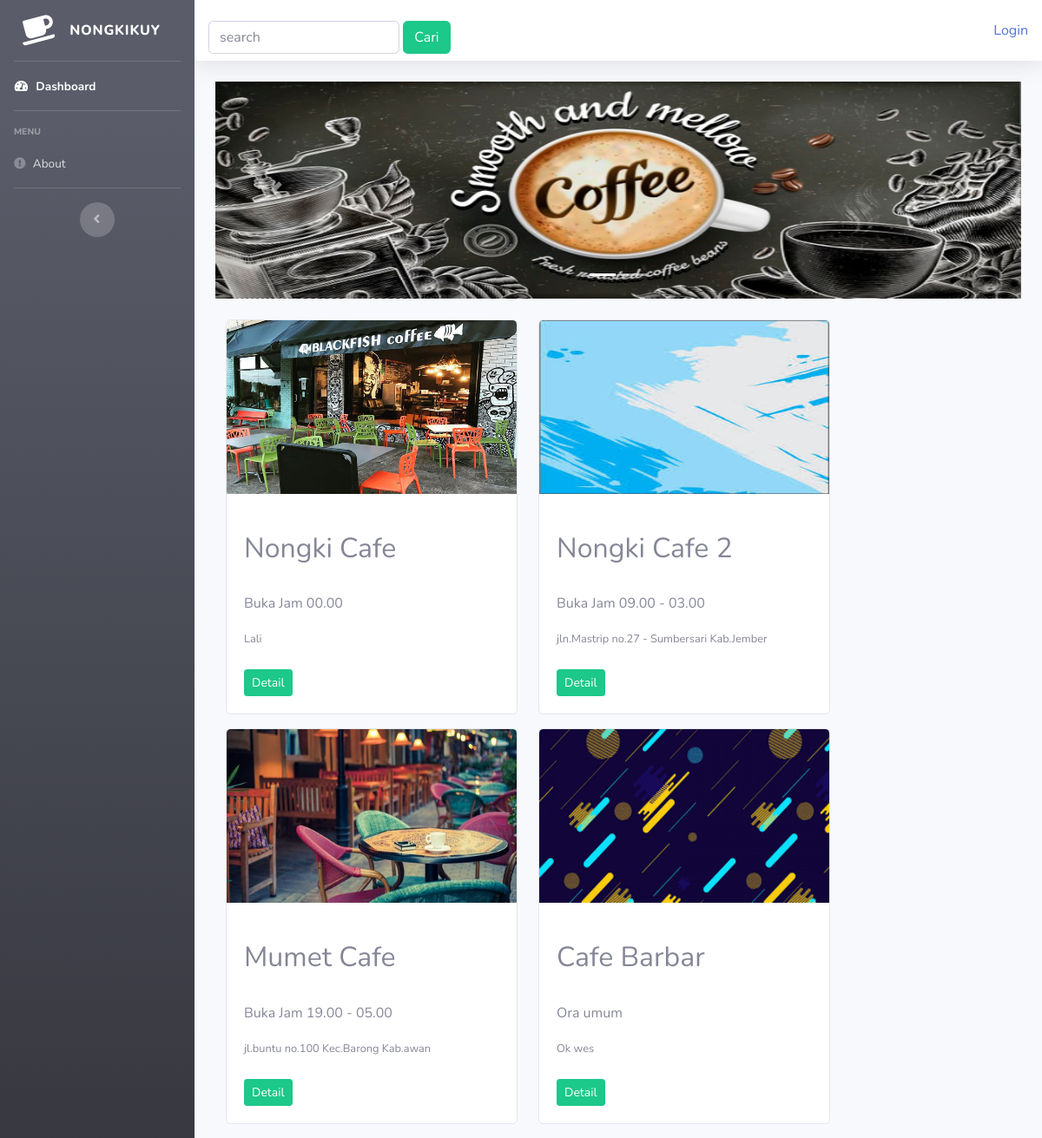
The page / on the database its author committed.
### tables this page shows
CREATE TABLE `cafe` (
  `id_cafe` int(11) NOT NULL,
  `nama_cafe` varchar(150) NOT NULL,
  `alamat` varchar(75) NOT NULL,
  `gambar` text NOT NULL,
  `keterangan` varchar(300) NOT NULL,
  `meja` int(11) NOT NULL
);

### application/controllers/dashboard.php (called while the page is built, shortened)
<?php
class Dashboard extends CI_Controller{
	public function index()
	{
		$data['cafe'] = $this->tempat_cafe->tampil_data()->result();
		$this->load->view('templates/header');
		$this->load->view('templates/sidebar');
		$this->load->view('dashboard', $data);
		$this->load->view('templates/footer');
	}
}

### index.php (called while the page is built, shortened)
<?php
require_once BASEPATH.'core/CodeIgniter.php';

### application/models/tempat_cafe.php (called while the page is built, shortened)
<?php
class tempat_cafe extends CI_Model{
	public function tampil_data(){
		return $this->db->get('cafe');
	}
}

### application/views/dashboard.php (the view, shortened to what this page needs)
<div class="container-fluid">
  <div id="carouselExampleIndicators" class="carousel slide" data-ride="carousel">
  <ol class="carousel-indicators">
    <li data-target="#carouselExampleIndicators" data-slide-to="0" class="active"></li>
    <li data-target="#carouselExampleIndicators" data-slide-to="1"></li>
  </ol>
  <div class="carousel-inner">
    <div class="carousel-item active">
      <img src="<?php echo base_url('assets/img/bg1.jpg')?>" class="d-block w-100" alt="Image" height="250">
    </div>
  </div>
   <a class="carousel-control-prev" href="#carouselExampleIndicators" role="button" data-slide="prev">
    <span class="carousel-control-prev-icon" aria-hidden="true"></span>
  </a>
  <a class="carousel-control-next" href="#carouselExampleIndicators" role="button" data-slide="next">
    <span class="carousel-control-next-icon" aria-hidden="true"></span>
  </a>
</div>
    <div class="row mt-4">
        <?php foreach($cafe as $cafe): ?>
            <div class="card ml-4 mb-3"style="width: 21rem;">
  <img style="height:200px; display: block; margin:auto; width:100%;" src="<?php echo base_url().'/uploads/'.$cafe->gambar ?>" class="card-img-top" alt="...">
  <div class="card-body"><br>
    <h2 style=class="card-title"><?php echo $cafe->nama_cafe ?></h2><br>
    <p><?php echo $cafe->keterangan ?></p>
    <small><?php echo $cafe->alamat ?></small><br><br>
    <?php echo anchor('dashboard/detail/'.$cafe->id_cafe,'<div class="btn btn-sm btn-success">Detail</div>')?>
  </div>
</div>
            <?php endforeach; ?>
        </div>
    </div>

### application/views/templates/header.php (shortened to what this page needs)
<!DOCTYPE html>
<html lang="en">
<head>
    <link href="<?php echo base_url () ?>assets/vendor/fontawesome-free/css/all.min.css" rel="stylesheet" type="text/css">
    <link href="<?php echo base_url () ?>assets/css/sb-admin-2.min.css" rel="stylesheet">
</head>

### application/views/templates/sidebar.php (shortened to what this page needs)
<body id="page-top">
    <div id="wrapper">
        <ul class="navbar-nav bg-gradient-dark sidebar sidebar-dark accordion" id="accordionSidebar">
            <a class="sidebar-brand d-flex align-items-center justify-content-center" href="<?php echo base_url(); ?>">
                <div class="sidebar-brand-icon rotate-n-15">
                    <i class="fa fa-coffee" aria-hidden="true"> </i>
                </div>
                <div class="sidebar-brand-text mx-3">NongkiKuy</div>
            </a>
            <hr class="sidebar-divider my-0">
            <li class="nav-item active">
                <a class="nav-link" href="<?php echo base_url(); ?>">
                    <i class="fas fa-fw fa-tachometer-alt"></i>
                    <span>Dashboard</span></a>
            </li>
            <hr class="sidebar-divider">
            <div class="sidebar-heading">
                Menu
            </div>
            <li class="nav-item">
                <a class="nav-link" href="<?php echo base_url('about/about.php'); ?>">
                    <i class="fa fa-exclamation-circle" aria-hidden="true"></i>
                    <span>About</span></a>
            </li>
            <hr class="sidebar-divider d-none d-md-block">
            <div class="text-center d-none d-md-inline">
                <button class="rounded-circle border-0" id="sidebarToggle"></button>
            </div>
        </ul>
        <div id="content-wrapper" class="d-flex flex-column">
            <div id="content">
                <nav class="navbar navbar-expand navbar-light bg-white topbar mb-4 static-top shadow">
                    <tr><div class="navbar-form d-none d-sm-inline-block form-inline mr-auto mt-auto">
                      <?php echo form_open('dashboard/search') ?>
                      <input type="text" name="keyword" class="form-control" placeholder="search">
                      <button type="submit" class="btn btn-success">Cari</button>
                      <?php echo form_close() ?></div>
                       <ul class="na navbar-nav navbar-right">
                        <?php if($this->session->userdata('username')){ ?>
                            <li><div>Selamat Datang <?php echo $this->session->userdata('username') ?></div></li>
                            <li class="ml-4"><?php echo anchor('auth/logout','Logout') ?> </li>
                        <?php } else { ?>
                            <li><?php echo anchor('auth/login','Login');  ?></li>
                        <?php } ?>
                        </ul>
                </ul></tr>
                </nav>

### application/views/templates/footer.php (shortened to what this page needs)
</body>
</html>

### rows shown on the page
cafe: gambar (picture), nama_cafe "Nongki Cafe", keterangan "Buka Jam 00.00", alamat "Lali", id_cafe "Detail"
cafe: gambar (picture), nama_cafe "Nongki Cafe 2", keterangan "Buka Jam 09.00 - 03.00", alamat "jln.Mastrip no.27 - Sumbersari Kab.Jember", id_cafe "Detail"
cafe: gambar (picture), nama_cafe "Mumet Cafe", keterangan "Buka Jam 19.00 - 05.00", alamat "jl.buntu no.100 Kec.Barong Kab.awan", id_cafe "Detail"
cafe: gambar (picture), nama_cafe "Cafe Barbar", keterangan "Ora umum", alamat "Ok wes", id_cafe "Detail"

### other values the page prints
anchor('auth/login','Login') "Login"
